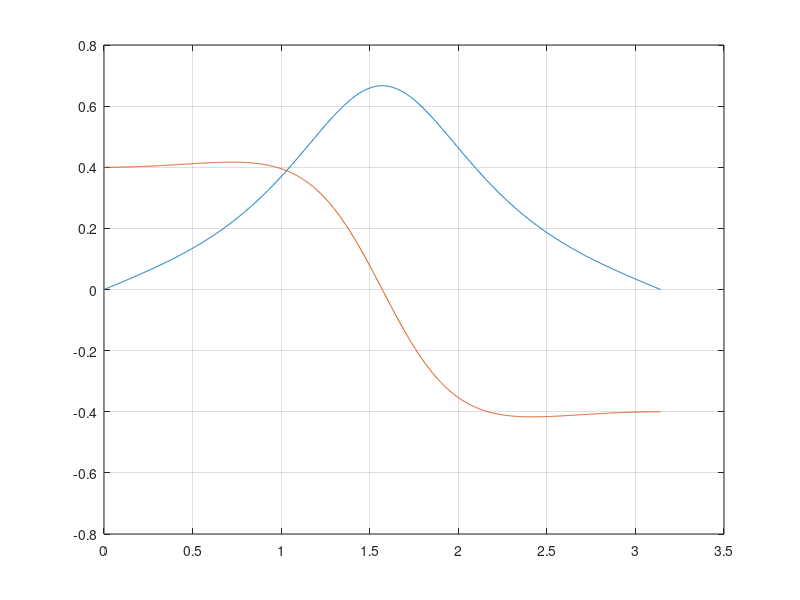

MATLAB code to generate this figure:
format long g   % show more digits, as below

% generate the parameter and the function to integrate (w(t)):
t = 0:pi/1000:pi;  % divide interval [0,pi] into 1000 pieces
u = exp(i*t);
w = 2*i*u ./ (4*u.^2 + 1);

% visualize real and imaginary parts of integrand;
%   you will see immediately why integral of imaginary part
%   gives zero:
plot(t,real(w),t,imag(w)), grid on

% setup coefficients for trapezoid rule; do it:
c = 2*ones(1,1001);   c(1) = 1;   c(1001)=1;
(pi/1000) * 0.5 * sum(c * w')

% from trapezoid rule:
% ans =    0.927294823217621 + 2.32379238679825e-17i
% atan(4/3):
% ans =    0.927295218001612
% i.e. we got 6 digits correct
